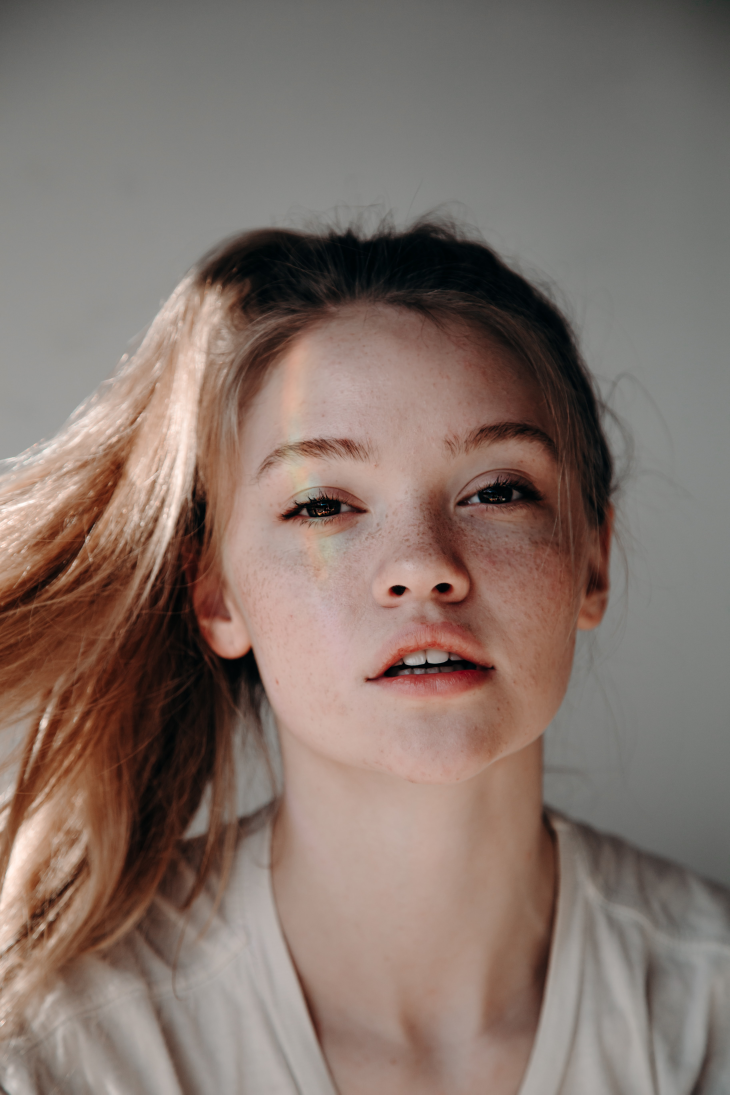
#> input picture images/image-5.jpg, 3648 x 5472 px (shown at 1/5 size)
$ python detector.py
#> lines starting #> are read from the running program, lines starting #| are printed output that depends on the picture
# ./detector.py

import cv2 as cv

original_image = cv.imread("images/image-5.jpg")
#> original_image is the input picture: shape (5472, 3648, 3); mean B, G, R 107.1, 115, 131.4
grayscale_image = cv.cvtColor(original_image, cv.COLOR_BGR2GRAY)
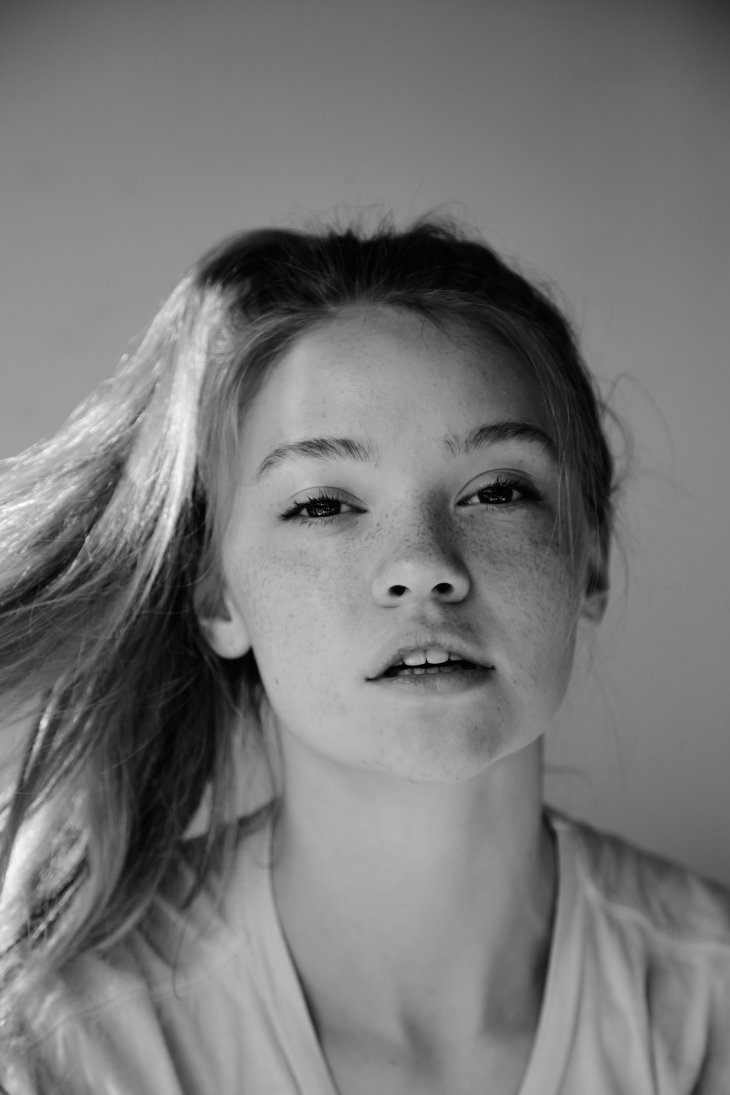
#> grayscale_image: shape (5472, 3648) (shown at 1/5 size); min 0, max 255, mean 119
face_cascade = cv.CascadeClassifier("haarcascade_frontalface_alt.xml")
detected_faces = face_cascade.detectMultiScale(grayscale_image, 1.3)
#> detected_faces = [[942, 1685, 2162, 2162]]

for (column, row, width, height) in detected_faces:
    cv.rectangle(
        original_image,
        (column, row),
        (column + width, row + height),
        (0, 255, 0),
        2
    )
#> this loop made 1 pass

small = cv.resize(original_image, (0, 0), fx=0.3, fy=0.3)
cv.imshow('Image', small)
cv.waitKey(0)
cv.destroyAllWindows()

$ run again, with images/image-2.jpg copied over images/image-5.jpg
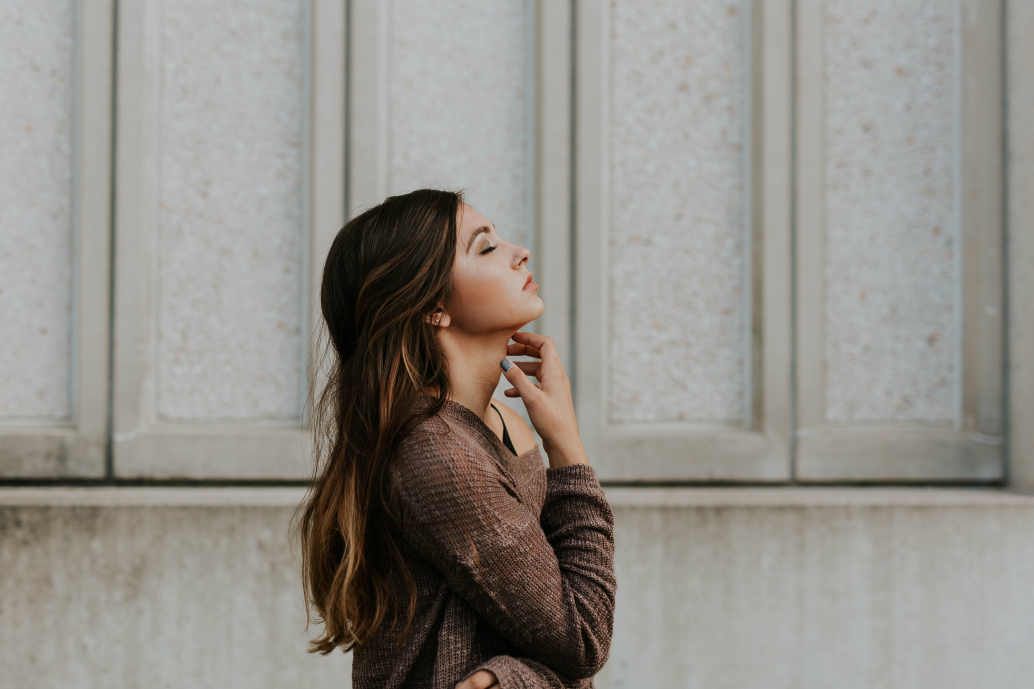
#> input picture images/image-2.jpg, 5167 x 3445 px (shown at 1/5 size)
#> original_image is the input picture: shape (3445, 5167, 3); mean B, G, R 137.4, 143.5, 146.8
#> `grayscale_image = cv.cvtColor(original_image, cv.COLOR_BGR2GRAY)`:
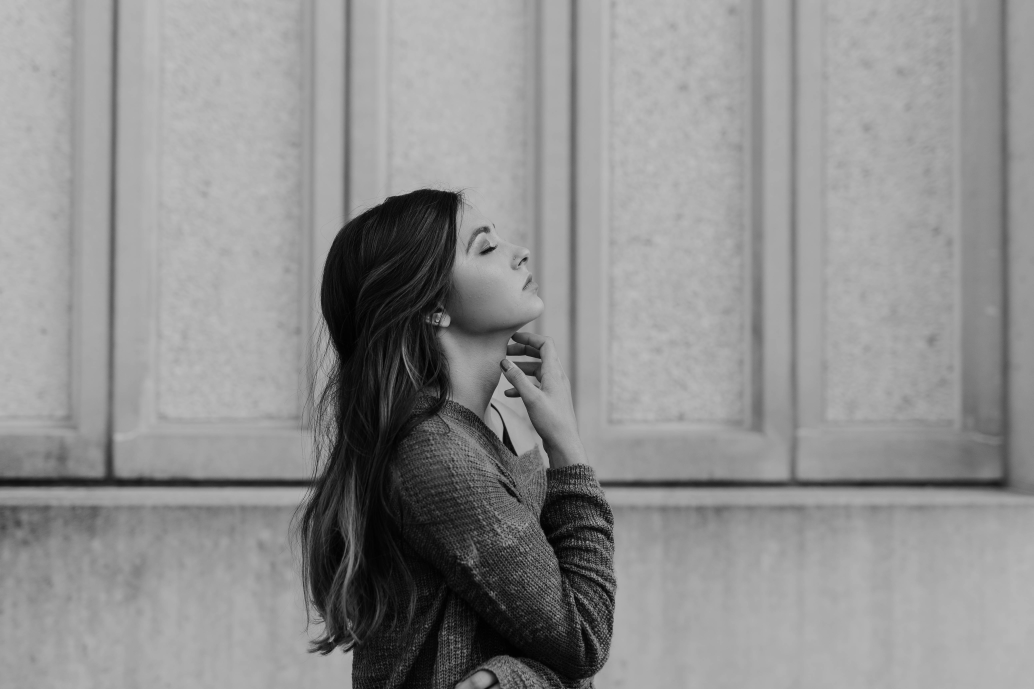
#> grayscale_image: shape (3445, 5167) (shown at 1/5 size); min 0, max 238, mean 143.8
#> detected_faces = ()

$ run again, with images/image-3.jpg copied over images/image-5.jpg
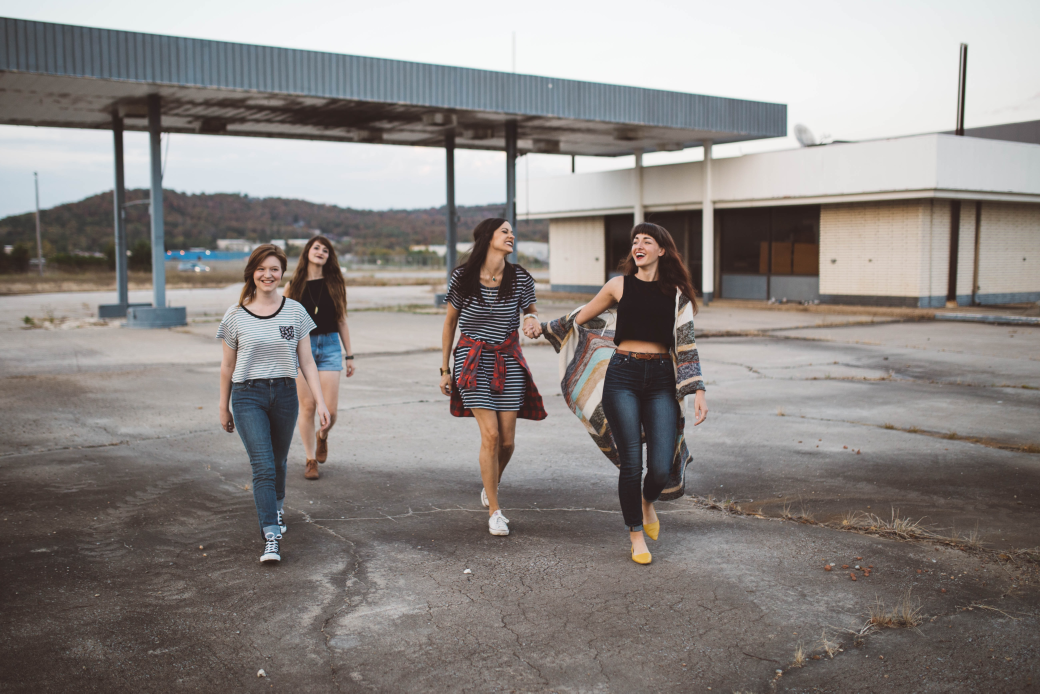
#> input picture images/image-3.jpg, 5200 x 3467 px (shown at 1/5 size)
#> original_image is the input picture: shape (3467, 5200, 3); mean B, G, R 131.4, 134.1, 139.6
#> `grayscale_image = cv.cvtColor(original_image, cv.COLOR_BGR2GRAY)`:
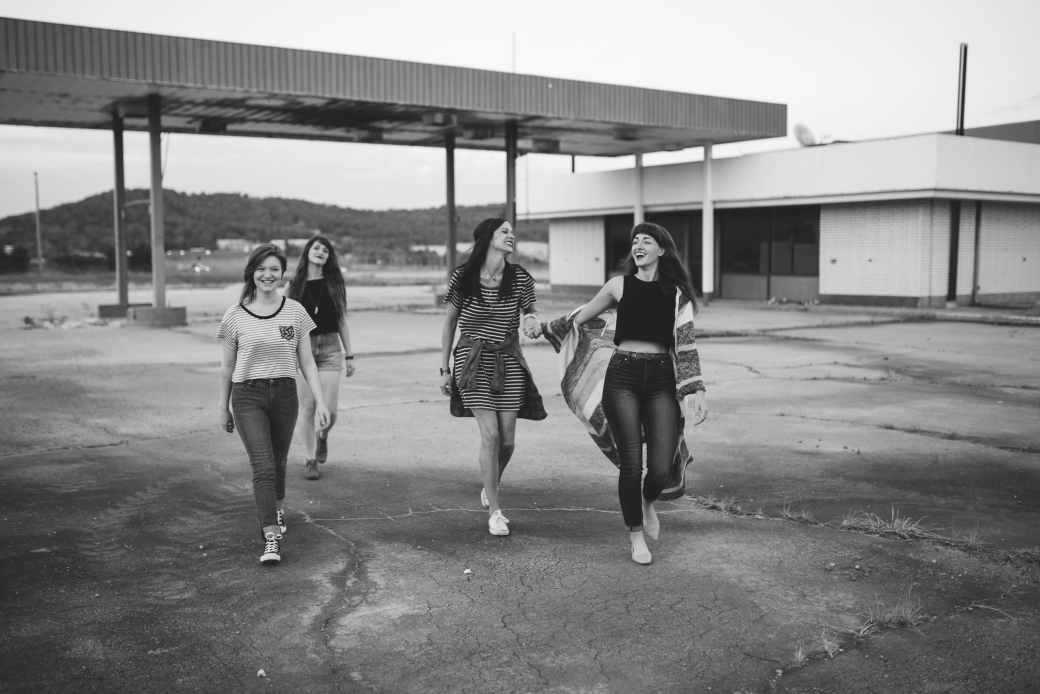
#> grayscale_image: shape (3467, 5200) (shown at 1/5 size); min 21, max 249, mean 135.4
#> detected_faces = [[2484, 1116, 117, 117], [1545, 1198, 122, 122], [3132, 1159, 144, 144], [1264, 1289, 152, 152]]
#> the loop `for (column, row, width, height) in detected_faces:` made 4 passes

$ run again, with images/image-4.jpg copied over images/image-5.jpg
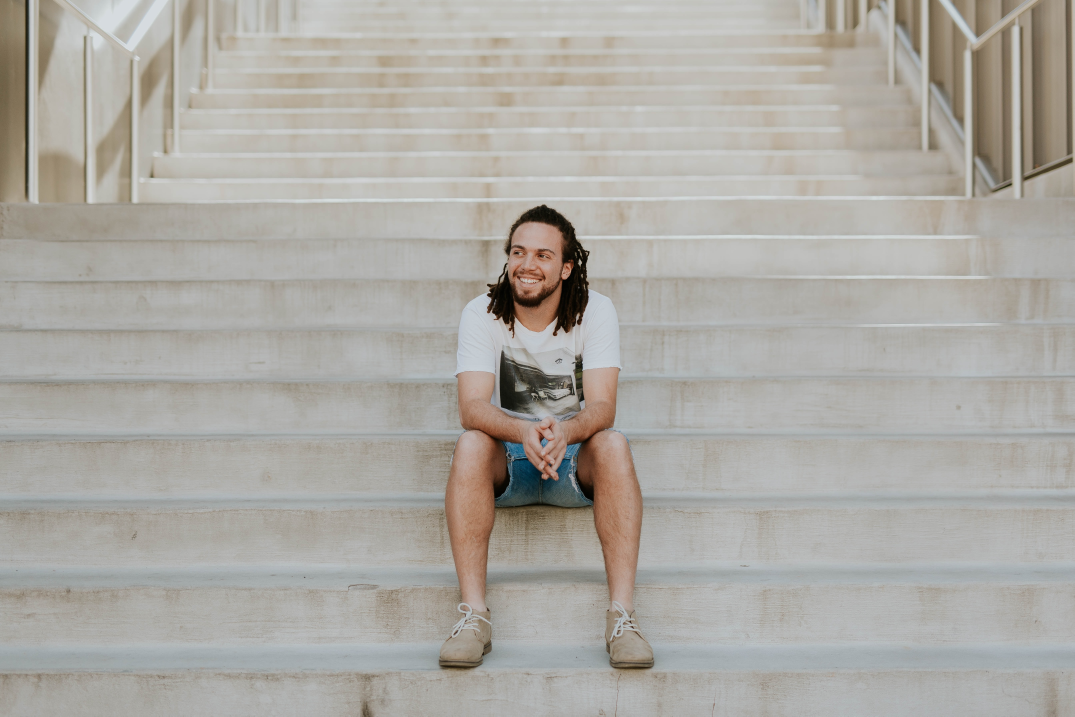
#> input picture images/image-4.jpg, 5371 x 3581 px (shown at 1/5 size)
#> original_image is the input picture: shape (3581, 5371, 3); mean B, G, R 163.8, 169.7, 172.4
#> `grayscale_image = cv.cvtColor(original_image, cv.COLOR_BGR2GRAY)`:
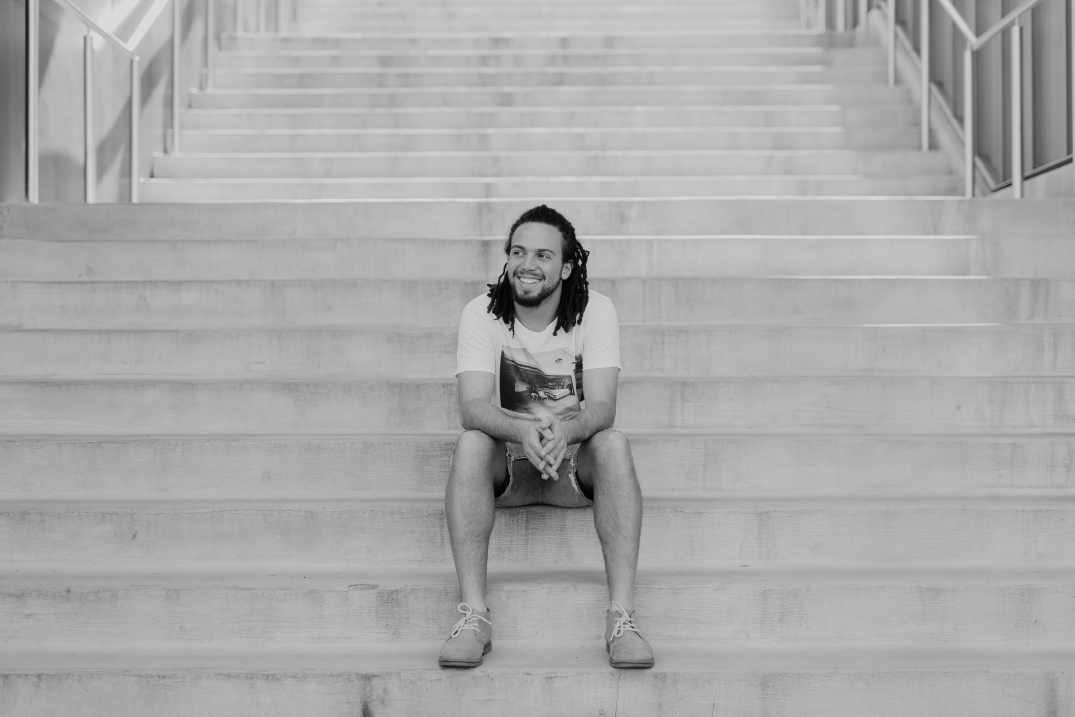
#> grayscale_image: shape (3581, 5371) (shown at 1/5 size); min 0, max 234, mean 169.9
#> detected_faces = [[2490, 1138, 328, 328]]
#> the loop `for (column, row, width, height) in detected_faces:` made 1 pass
